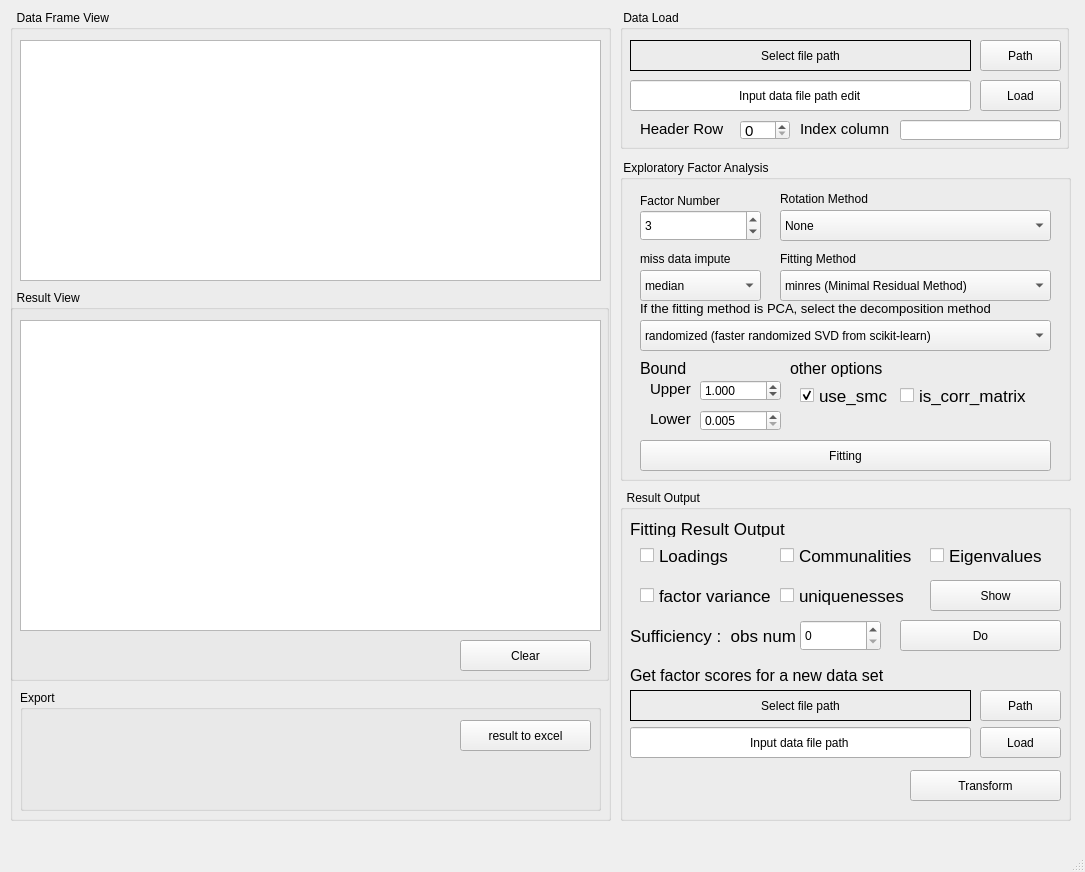
<?xml version="1.0" encoding="UTF-8"?>
<ui version="4.0">
 <class>MainWindow</class>
 <widget class="QMainWindow" name="MainWindow">
  <property name="enabled">
   <bool>true</bool>
  </property>
  <property name="geometry">
   <rect>
    <x>0</x>
    <y>0</y>
    <width>1085</width>
    <height>872</height>
   </rect>
  </property>
  <property name="windowTitle">
   <string>MainWindow</string>
  </property>
  <widget class="QWidget" name="centralwidget">
   <widget class="QGroupBox" name="RawDataLoad">
    <property name="geometry">
     <rect>
      <x>620</x>
      <y>10</y>
      <width>449</width>
      <height>139</height>
     </rect>
    </property>
    <property name="title">
     <string> Data Load</string>
    </property>
    <widget class="QLabel" name="path_print">
     <property name="geometry">
      <rect>
       <x>10</x>
       <y>30</y>
       <width>341</width>
       <height>31</height>
      </rect>
     </property>
     <property name="frameShape">
      <enum>QFrame::Shape::Box</enum>
     </property>
     <property name="text">
      <string>Select file path</string>
     </property>
     <property name="alignment">
      <set>Qt::AlignmentFlag::AlignCenter</set>
     </property>
    </widget>
    <widget class="QPushButton" name="path_btn">
     <property name="geometry">
      <rect>
       <x>360</x>
       <y>30</y>
       <width>81</width>
       <height>31</height>
      </rect>
     </property>
     <property name="text">
      <string>Path</string>
     </property>
    </widget>
    <widget class="QLineEdit" name="path_edit">
     <property name="geometry">
      <rect>
       <x>10</x>
       <y>70</y>
       <width>341</width>
       <height>31</height>
      </rect>
     </property>
     <property name="text">
      <string>Input data file path edit</string>
     </property>
     <property name="alignment">
      <set>Qt::AlignmentFlag::AlignCenter</set>
     </property>
    </widget>
    <widget class="QPushButton" name="load">
     <property name="geometry">
      <rect>
       <x>360</x>
       <y>70</y>
       <width>81</width>
       <height>31</height>
      </rect>
     </property>
     <property name="text">
      <string>Load</string>
     </property>
    </widget>
    <widget class="QSpinBox" name="header_row">
     <property name="geometry">
      <rect>
       <x>120</x>
       <y>110</y>
       <width>50</width>
       <height>20</height>
      </rect>
     </property>
     <property name="font">
      <font>
       <pointsize>11</pointsize>
      </font>
     </property>
     <property name="frame">
      <bool>true</bool>
     </property>
    </widget>
    <widget class="QLabel" name="headerRow_label">
     <property name="geometry">
      <rect>
       <x>20</x>
       <y>110</y>
       <width>91</width>
       <height>17</height>
      </rect>
     </property>
     <property name="font">
      <font>
       <pointsize>11</pointsize>
      </font>
     </property>
     <property name="text">
      <string>Header Row</string>
     </property>
    </widget>
    <widget class="QLabel" name="indexCol_label">
     <property name="geometry">
      <rect>
       <x>180</x>
       <y>110</y>
       <width>101</width>
       <height>17</height>
      </rect>
     </property>
     <property name="font">
      <font>
       <pointsize>11</pointsize>
      </font>
     </property>
     <property name="text">
      <string>Index column</string>
     </property>
    </widget>
    <widget class="QLineEdit" name="indexCol_edit">
     <property name="geometry">
      <rect>
       <x>280</x>
       <y>110</y>
       <width>161</width>
       <height>20</height>
      </rect>
     </property>
     <property name="text">
      <string/>
     </property>
     <property name="alignment">
      <set>Qt::AlignmentFlag::AlignCenter</set>
     </property>
    </widget>
   </widget>
   <widget class="QGroupBox" name="factorAnalysis">
    <property name="geometry">
     <rect>
      <x>620</x>
      <y>160</y>
      <width>451</width>
      <height>321</height>
     </rect>
    </property>
    <property name="title">
     <string> Exploratory Factor Analysis</string>
    </property>
    <widget class="QPushButton" name="fitting_btn">
     <property name="geometry">
      <rect>
       <x>20</x>
       <y>280</y>
       <width>411</width>
       <height>31</height>
      </rect>
     </property>
     <property name="text">
      <string>Fitting</string>
     </property>
    </widget>
    <widget class="QLabel" name="faNum_label">
     <property name="geometry">
      <rect>
       <x>20</x>
       <y>30</y>
       <width>101</width>
       <height>21</height>
      </rect>
     </property>
     <property name="text">
      <string>Factor Number</string>
     </property>
    </widget>
    <widget class="QLabel" name="rotation_label">
     <property name="geometry">
      <rect>
       <x>160</x>
       <y>30</y>
       <width>121</width>
       <height>17</height>
      </rect>
     </property>
     <property name="text">
      <string>Rotation Method</string>
     </property>
    </widget>
    <widget class="QComboBox" name="rotation_comboBox">
     <property name="geometry">
      <rect>
       <x>160</x>
       <y>50</y>
       <width>271</width>
       <height>31</height>
      </rect>
     </property>
     <item>
      <property name="text">
       <string>None</string>
      </property>
     </item>
     <item>
      <property name="text">
       <string>varimax (orthogonal rotation)</string>
      </property>
     </item>
     <item>
      <property name="text">
       <string>promax (oblique rotation)</string>
      </property>
     </item>
     <item>
      <property name="text">
       <string>oblimin (oblique rotation)</string>
      </property>
     </item>
     <item>
      <property name="text">
       <string>oblimax (orthogonal rotation)</string>
      </property>
     </item>
     <item>
      <property name="text">
       <string>quartimin (oblique rotation)</string>
      </property>
     </item>
     <item>
      <property name="text">
       <string>quartimax (orthogonal rotation)</string>
      </property>
     </item>
     <item>
      <property name="text">
       <string>equamax (orthogonal rotation)</string>
      </property>
     </item>
    </widget>
    <widget class="QSpinBox" name="fa_num_spin">
     <property name="geometry">
      <rect>
       <x>20</x>
       <y>50</y>
       <width>121</width>
       <height>31</height>
      </rect>
     </property>
     <property name="minimum">
      <number>0</number>
     </property>
     <property name="value">
      <number>3</number>
     </property>
    </widget>
    <widget class="QComboBox" name="fitting_comboBox">
     <property name="geometry">
      <rect>
       <x>160</x>
       <y>110</y>
       <width>271</width>
       <height>31</height>
      </rect>
     </property>
     <item>
      <property name="text">
       <string>minres (Minimal Residual Method)</string>
      </property>
     </item>
     <item>
      <property name="text">
       <string>ml (Maximum Likehood Estimate)</string>
      </property>
     </item>
     <item>
      <property name="text">
       <string>principal (Principal Component Analysis)</string>
      </property>
     </item>
    </widget>
    <widget class="QLabel" name="fitting_label">
     <property name="geometry">
      <rect>
       <x>160</x>
       <y>90</y>
       <width>121</width>
       <height>17</height>
      </rect>
     </property>
     <property name="text">
      <string>Fitting Method</string>
     </property>
    </widget>
    <widget class="QCheckBox" name="use_smc_ckbox">
     <property name="geometry">
      <rect>
       <x>180</x>
       <y>220</y>
       <width>91</width>
       <height>31</height>
      </rect>
     </property>
     <property name="font">
      <font>
       <pointsize>13</pointsize>
      </font>
     </property>
     <property name="text">
      <string>use_smc</string>
     </property>
     <property name="checked">
      <bool>true</bool>
     </property>
    </widget>
    <widget class="QCheckBox" name="is_corr_mat_ckbox">
     <property name="geometry">
      <rect>
       <x>280</x>
       <y>220</y>
       <width>131</width>
       <height>31</height>
      </rect>
     </property>
     <property name="font">
      <font>
       <pointsize>13</pointsize>
      </font>
     </property>
     <property name="text">
      <string>is_corr_matrix</string>
     </property>
    </widget>
    <widget class="QComboBox" name="impute_comboBox">
     <property name="geometry">
      <rect>
       <x>20</x>
       <y>110</y>
       <width>121</width>
       <height>31</height>
      </rect>
     </property>
     <item>
      <property name="text">
       <string>median</string>
      </property>
     </item>
     <item>
      <property name="text">
       <string>mean</string>
      </property>
     </item>
     <item>
      <property name="text">
       <string>drop</string>
      </property>
     </item>
    </widget>
    <widget class="QLabel" name="impute_label">
     <property name="geometry">
      <rect>
       <x>20</x>
       <y>90</y>
       <width>121</width>
       <height>17</height>
      </rect>
     </property>
     <property name="text">
      <string>miss data impute</string>
     </property>
    </widget>
    <widget class="QComboBox" name="fitting_comboBox_2">
     <property name="geometry">
      <rect>
       <x>20</x>
       <y>160</y>
       <width>411</width>
       <height>31</height>
      </rect>
     </property>
     <item>
      <property name="text">
       <string>randomized (faster randomized SVD from scikit-learn)</string>
      </property>
     </item>
     <item>
      <property name="text">
       <string>lapack (standard SVD from scipy)</string>
      </property>
     </item>
    </widget>
    <widget class="QLabel" name="fitting_label_2">
     <property name="geometry">
      <rect>
       <x>20</x>
       <y>140</y>
       <width>411</width>
       <height>17</height>
      </rect>
     </property>
     <property name="font">
      <font>
       <pointsize>10</pointsize>
      </font>
     </property>
     <property name="text">
      <string>If the fitting method is PCA, select the decomposition method</string>
     </property>
    </widget>
    <widget class="QDoubleSpinBox" name="Upper_bound">
     <property name="geometry">
      <rect>
       <x>80</x>
       <y>220</y>
       <width>81</width>
       <height>21</height>
      </rect>
     </property>
     <property name="decimals">
      <number>3</number>
     </property>
     <property name="singleStep">
      <double>0.005000000000000</double>
     </property>
     <property name="value">
      <double>1.000000000000000</double>
     </property>
    </widget>
    <widget class="QDoubleSpinBox" name="Lower_bound">
     <property name="geometry">
      <rect>
       <x>80</x>
       <y>250</y>
       <width>81</width>
       <height>21</height>
      </rect>
     </property>
     <property name="decimals">
      <number>3</number>
     </property>
     <property name="minimum">
      <double>0.005000000000000</double>
     </property>
     <property name="maximum">
      <double>1.000000000000000</double>
     </property>
     <property name="singleStep">
      <double>0.005000000000000</double>
     </property>
     <property name="value">
      <double>0.005000000000000</double>
     </property>
    </widget>
    <widget class="QLabel" name="bound_label">
     <property name="geometry">
      <rect>
       <x>20</x>
       <y>200</y>
       <width>67</width>
       <height>17</height>
      </rect>
     </property>
     <property name="font">
      <font>
       <pointsize>12</pointsize>
      </font>
     </property>
     <property name="text">
      <string>Bound</string>
     </property>
    </widget>
    <widget class="QLabel" name="upper_label">
     <property name="geometry">
      <rect>
       <x>30</x>
       <y>220</y>
       <width>51</width>
       <height>17</height>
      </rect>
     </property>
     <property name="font">
      <font>
       <pointsize>11</pointsize>
      </font>
     </property>
     <property name="text">
      <string>Upper </string>
     </property>
    </widget>
    <widget class="QLabel" name="lower_label">
     <property name="geometry">
      <rect>
       <x>30</x>
       <y>250</y>
       <width>51</width>
       <height>17</height>
      </rect>
     </property>
     <property name="font">
      <font>
       <pointsize>11</pointsize>
      </font>
     </property>
     <property name="text">
      <string>Lower</string>
     </property>
    </widget>
    <widget class="QLabel" name="otherOP_label">
     <property name="geometry">
      <rect>
       <x>170</x>
       <y>200</y>
       <width>161</width>
       <height>17</height>
      </rect>
     </property>
     <property name="font">
      <font>
       <pointsize>12</pointsize>
      </font>
     </property>
     <property name="text">
      <string>other options</string>
     </property>
    </widget>
   </widget>
   <widget class="QGroupBox" name="groupBox">
    <property name="geometry">
     <rect>
      <x>620</x>
      <y>490</y>
      <width>451</width>
      <height>331</height>
     </rect>
    </property>
    <property name="title">
     <string>  Result Output</string>
    </property>
    <widget class="QCheckBox" name="fa_loading_ckbox">
     <property name="geometry">
      <rect>
       <x>20</x>
       <y>50</y>
       <width>91</width>
       <height>31</height>
      </rect>
     </property>
     <property name="font">
      <font>
       <pointsize>13</pointsize>
      </font>
     </property>
     <property name="text">
      <string>Loadings</string>
     </property>
    </widget>
    <widget class="QLabel" name="result_output_label">
     <property name="geometry">
      <rect>
       <x>10</x>
       <y>30</y>
       <width>161</width>
       <height>17</height>
      </rect>
     </property>
     <property name="font">
      <font>
       <pointsize>13</pointsize>
      </font>
     </property>
     <property name="text">
      <string>Fitting Result Output</string>
     </property>
    </widget>
    <widget class="QCheckBox" name="fa_comm_ckbox">
     <property name="geometry">
      <rect>
       <x>160</x>
       <y>50</y>
       <width>141</width>
       <height>31</height>
      </rect>
     </property>
     <property name="font">
      <font>
       <pointsize>13</pointsize>
      </font>
     </property>
     <property name="text">
      <string>Communalities</string>
     </property>
    </widget>
    <widget class="QCheckBox" name="fa_eigenv_ckbox">
     <property name="geometry">
      <rect>
       <x>310</x>
       <y>50</y>
       <width>141</width>
       <height>31</height>
      </rect>
     </property>
     <property name="font">
      <font>
       <pointsize>13</pointsize>
      </font>
     </property>
     <property name="text">
      <string>Eigenvalues</string>
     </property>
    </widget>
    <widget class="QCheckBox" name="fa_var_ckbox">
     <property name="geometry">
      <rect>
       <x>20</x>
       <y>90</y>
       <width>141</width>
       <height>31</height>
      </rect>
     </property>
     <property name="font">
      <font>
       <pointsize>13</pointsize>
      </font>
     </property>
     <property name="text">
      <string>factor variance</string>
     </property>
    </widget>
    <widget class="QCheckBox" name="fa_unique_ckbox">
     <property name="geometry">
      <rect>
       <x>160</x>
       <y>90</y>
       <width>141</width>
       <height>31</height>
      </rect>
     </property>
     <property name="font">
      <font>
       <pointsize>13</pointsize>
      </font>
     </property>
     <property name="text">
      <string>uniquenesses</string>
     </property>
    </widget>
    <widget class="QLabel" name="suffi_label">
     <property name="geometry">
      <rect>
       <x>10</x>
       <y>130</y>
       <width>171</width>
       <height>31</height>
      </rect>
     </property>
     <property name="font">
      <font>
       <pointsize>13</pointsize>
      </font>
     </property>
     <property name="text">
      <string>Sufficiency :  obs num</string>
     </property>
    </widget>
    <widget class="QPushButton" name="suffi_do_btn">
     <property name="geometry">
      <rect>
       <x>280</x>
       <y>130</y>
       <width>161</width>
       <height>31</height>
      </rect>
     </property>
     <property name="text">
      <string>Do</string>
     </property>
    </widget>
    <widget class="QSpinBox" name="suffi_obs_num_spin">
     <property name="geometry">
      <rect>
       <x>180</x>
       <y>130</y>
       <width>81</width>
       <height>31</height>
      </rect>
     </property>
     <property name="minimum">
      <number>0</number>
     </property>
     <property name="value">
      <number>0</number>
     </property>
    </widget>
    <widget class="QPushButton" name="transform_btn">
     <property name="geometry">
      <rect>
       <x>290</x>
       <y>280</y>
       <width>151</width>
       <height>31</height>
      </rect>
     </property>
     <property name="text">
      <string>Transform</string>
     </property>
    </widget>
    <widget class="QLabel" name="suffi_label_2">
     <property name="geometry">
      <rect>
       <x>10</x>
       <y>170</y>
       <width>271</width>
       <height>31</height>
      </rect>
     </property>
     <property name="font">
      <font>
       <pointsize>12</pointsize>
      </font>
     </property>
     <property name="text">
      <string>Get factor scores for a new data set</string>
     </property>
    </widget>
    <widget class="QPushButton" name="path_btn_3">
     <property name="geometry">
      <rect>
       <x>360</x>
       <y>200</y>
       <width>81</width>
       <height>31</height>
      </rect>
     </property>
     <property name="text">
      <string>Path</string>
     </property>
    </widget>
    <widget class="QLabel" name="path_print_2">
     <property name="geometry">
      <rect>
       <x>10</x>
       <y>200</y>
       <width>341</width>
       <height>31</height>
      </rect>
     </property>
     <property name="frameShape">
      <enum>QFrame::Shape::Box</enum>
     </property>
     <property name="text">
      <string>Select file path</string>
     </property>
     <property name="alignment">
      <set>Qt::AlignmentFlag::AlignCenter</set>
     </property>
    </widget>
    <widget class="QLineEdit" name="path_edit_2">
     <property name="geometry">
      <rect>
       <x>10</x>
       <y>237</y>
       <width>341</width>
       <height>31</height>
      </rect>
     </property>
     <property name="text">
      <string>Input data file path</string>
     </property>
     <property name="alignment">
      <set>Qt::AlignmentFlag::AlignCenter</set>
     </property>
    </widget>
    <widget class="QPushButton" name="load_2">
     <property name="geometry">
      <rect>
       <x>360</x>
       <y>237</y>
       <width>81</width>
       <height>31</height>
      </rect>
     </property>
     <property name="text">
      <string>Load</string>
     </property>
    </widget>
    <widget class="QPushButton" name="show_result">
     <property name="geometry">
      <rect>
       <x>310</x>
       <y>90</y>
       <width>131</width>
       <height>31</height>
      </rect>
     </property>
     <property name="text">
      <string>Show</string>
     </property>
    </widget>
   </widget>
   <widget class="QWidget" name="layoutWidget">
    <property name="geometry">
     <rect>
      <x>10</x>
      <y>10</y>
      <width>601</width>
      <height>811</height>
     </rect>
    </property>
    <layout class="QVBoxLayout" name="verticalLayout">
     <item>
      <widget class="QGroupBox" name="DataFrameView">
       <property name="title">
        <string>  Data Frame View</string>
       </property>
       <widget class="QTableWidget" name="DataViewTable">
        <property name="geometry">
         <rect>
          <x>10</x>
          <y>30</y>
          <width>581</width>
          <height>241</height>
         </rect>
        </property>
       </widget>
       <widget class="QGroupBox" name="result">
        <property name="geometry">
         <rect>
          <x>0</x>
          <y>280</y>
          <width>599</width>
          <height>391</height>
         </rect>
        </property>
        <property name="title">
         <string>  Result View</string>
        </property>
        <widget class="QTextBrowser" name="result_out">
         <property name="geometry">
          <rect>
           <x>10</x>
           <y>30</y>
           <width>581</width>
           <height>311</height>
          </rect>
         </property>
        </widget>
        <widget class="QPushButton" name="clear_faout_btn">
         <property name="geometry">
          <rect>
           <x>450</x>
           <y>350</y>
           <width>131</width>
           <height>31</height>
          </rect>
         </property>
         <property name="text">
          <string>Clear</string>
         </property>
        </widget>
       </widget>
       <widget class="QGroupBox" name="groupBox_2">
        <property name="geometry">
         <rect>
          <x>10</x>
          <y>680</y>
          <width>581</width>
          <height>121</height>
         </rect>
        </property>
        <property name="title">
         <string>Export</string>
        </property>
        <widget class="QPushButton" name="result_to_excel_btn">
         <property name="geometry">
          <rect>
           <x>440</x>
           <y>30</y>
           <width>131</width>
           <height>31</height>
          </rect>
         </property>
         <property name="text">
          <string>result to excel</string>
         </property>
        </widget>
       </widget>
      </widget>
     </item>
    </layout>
   </widget>
  </widget>
  <widget class="QMenuBar" name="menubar">
   <property name="geometry">
    <rect>
     <x>0</x>
     <y>0</y>
     <width>1085</width>
     <height>27</height>
    </rect>
   </property>
  </widget>
  <widget class="QStatusBar" name="statusbar"/>
 </widget>
 <resources/>
 <connections/>
</ui>
